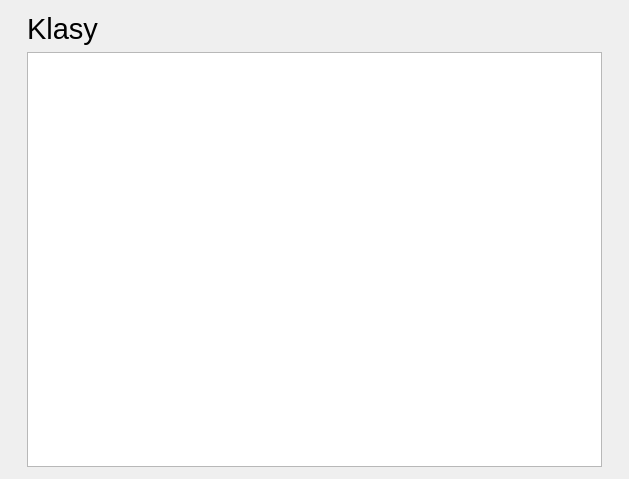
<?xml version="1.0" encoding="UTF-8"?>
<ui version="4.0">
 <class>class_statistics_window</class>
 <widget class="QWidget" name="class_statistics_window">
  <property name="windowModality">
   <enum>Qt::NonModal</enum>
  </property>
  <property name="geometry">
   <rect>
    <x>0</x>
    <y>0</y>
    <width>629</width>
    <height>479</height>
   </rect>
  </property>
  <property name="font">
   <font>
    <pointsize>9</pointsize>
   </font>
  </property>
  <property name="windowTitle">
   <string>Klasy</string>
  </property>
  <layout class="QGridLayout" name="gridLayout">
   <property name="leftMargin">
    <number>12</number>
   </property>
   <property name="topMargin">
    <number>12</number>
   </property>
   <property name="rightMargin">
    <number>12</number>
   </property>
   <property name="bottomMargin">
    <number>12</number>
   </property>
   <property name="spacing">
    <number>6</number>
   </property>
   <item row="1" column="0">
    <spacer name="horizontalSpacer">
     <property name="orientation">
      <enum>Qt::Horizontal</enum>
     </property>
     <property name="sizeType">
      <enum>QSizePolicy::Preferred</enum>
     </property>
     <property name="sizeHint" stdset="0">
      <size>
       <width>15</width>
       <height>20</height>
      </size>
     </property>
    </spacer>
   </item>
   <item row="1" column="2">
    <spacer name="horizontalSpacer_2">
     <property name="orientation">
      <enum>Qt::Horizontal</enum>
     </property>
     <property name="sizeType">
      <enum>QSizePolicy::Preferred</enum>
     </property>
     <property name="sizeHint" stdset="0">
      <size>
       <width>15</width>
       <height>20</height>
      </size>
     </property>
    </spacer>
   </item>
   <item row="0" column="1">
    <widget class="QLabel" name="title_label">
     <property name="font">
      <font>
       <pointsize>22</pointsize>
      </font>
     </property>
     <property name="text">
      <string>Klasy</string>
     </property>
    </widget>
   </item>
   <item row="1" column="1">
    <widget class="QTableView" name="class_tableView">
     <property name="font">
      <font>
       <pointsize>12</pointsize>
      </font>
     </property>
     <property name="sortingEnabled">
      <bool>true</bool>
     </property>
    </widget>
   </item>
  </layout>
 </widget>
 <resources/>
 <connections/>
</ui>
